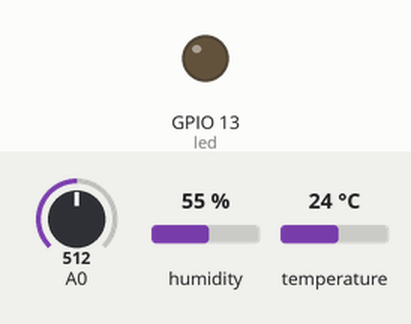
Simulated run of this sketch. Board: ESP8266 (NodeMCU). On the bench: output pins drawn as LEDs (lit = HIGH). The inputs (shaded band) are chosen by the test bench; at power-on: humidity 55 %, A0 = 512, temperature 24 °C. WiFi joins after 1.5 s; servers stay silent unless stated; no MQTT or app messages arrive unless stated; what the sketch prints to the serial monitor is not drawn.

Above: at 2.7 s.
2.8 s: humidity set to 79 %
13.3 s: humidity set to 82 %
At 16.2 s:
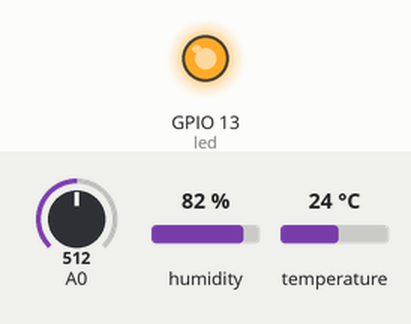
23.8 s: humidity set to 22 %
At 30.8 s:
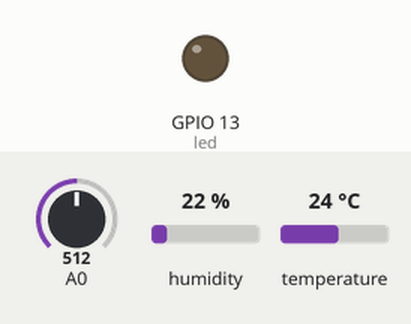
34.3 s: humidity set to 88 %
At 37.5 s:
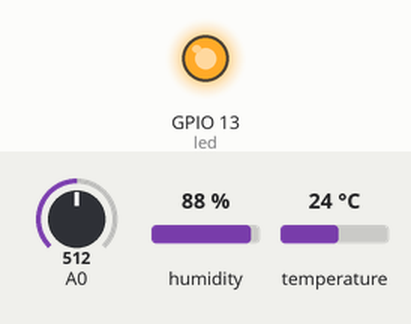
Timing chart, 0 to 39.0 s (numbered marks = the images above; inputs shaded):
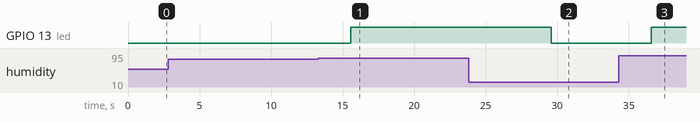

Measured:
- the behaviour switches between 80 and 81 % on humidity (found by bisection; images 0 and 1)
- after the input at 2.8 s, every drawn part: stays the same
- after the input at 13.3 s, GPIO 13 (led): LOW → HIGH after 2.3 s
- after the input at 23.8 s, GPIO 13 (led): HIGH → LOW after 5.8 s
- after the input at 34.3 s, GPIO 13 (led): LOW → HIGH after 2.3 s

The sketch:

corto2.ino
```cpp
//Includes for ESP8266, DHT AND MQTT FOR ADAFRUIT IO
#include <ESP8266WiFi.h>
#include "Adafruit_MQTT.h"
#include "Adafruit_MQTT_Client.h"
#include <Adafruit_Sensor.h>
#include <DHT.h>
#include <DHT_U.h>

//Info for wifi and account of adafruit
#define AIO_SERVER      "io.adafruit.com"
#define AIO_SERVERPORT  1883                   // use 8883 for SSL
#define IO_USERNAME  "hoda54"
#define IO_KEY       "aio_PAgq33Nlv46xZQI1xmFJJISFFKx8"
//Important to adafruit io
WiFiClient client;
Adafruit_MQTT_Client mqtt(&client, AIO_SERVER, AIO_SERVERPORT, IO_USERNAME, IO_KEY);

Adafruit_MQTT_Publish adafruitHumidity = Adafruit_MQTT_Publish(&mqtt, IO_USERNAME "/feeds/Humedad", MQTT_QOS_1);
Adafruit_MQTT_Publish adafruitTemperature = Adafruit_MQTT_Publish(&mqtt, IO_USERNAME "/feeds/Temperature", MQTT_QOS_1);
Adafruit_MQTT_Publish adafruitLuminosity = Adafruit_MQTT_Publish(&mqtt, IO_USERNAME "/feeds/lecturaLuminosidad", MQTT_QOS_1);
Adafruit_MQTT_Publish adafruitCondition = Adafruit_MQTT_Publish(&mqtt, IO_USERNAME "/feeds/condicionInvernadero", MQTT_QOS_1);


void MQTT_connect();
void connectToWifi();
void readSensorInfo();


//ssid and password
#define WLAN_SSID       "Hackerman"
#define WLAN_PASS       "dmnq5761"
//DHT information
#define DHTPIN 2     // Digital pin connected to the DHT sensor
#define DHTTYPE    DHT11     // DHT 22 (AM2302)
#define led 13

DHT_Unified dht(DHTPIN, DHTTYPE);

uint32_t delayMS;

void setup() {
  Serial.begin(9600);
  // Initialize device.
  pinMode(led, OUTPUT);
  dht.begin();
  Serial.println(F("DHTxx Unified Sensor Example"));
  //DHT code
  sensor_t sensor;
  dht.temperature().getSensor(&sensor);
  dht.humidity().getSensor(&sensor);

  // Set delay between sensor readings
  //delayMS = sensor.min_delay / 1000;
  delayMS = 7000;

//Connecting to wifi
  connectToWifi();

}

void loop() {
  // Connect to mqtt
  MQTT_connect();
  delay(delayMS);


  // Delay between measurements.

  int valorLeido = analogRead(A0);
  float voltaje = (float)valorLeido/1023*3.3;

  adafruitLuminosity.publish(voltaje);

  // Get temperature event and print its value.
  readSensorInfo();
}


//Auxiliary functions

void readSensorInfo(){
  sensors_event_t event;
  dht.temperature().getEvent(&event);

  if (isnan(event.temperature)) {
    Serial.println(F("Error reading temperature!"));
  }
  else {
    Serial.print(F("Temperature: "));
    adafruitTemperature.publish(event.temperature);
    if (event.temperature > 25.0) {
      adafruitCondition.publish("El invernadero esta en peligro");
      digitalWrite(led, HIGH);
    }
    else {
    adafruitCondition.publish("SIN PELIGRO");
      digitalWrite(led, LOW);
    }
    Serial.print(event.temperature);
    Serial.println(F("°C"));
  }
  // Get humidity event and print its value.
  dht.humidity().getEvent(&event);
  if (isnan(event.relative_humidity)) {
    Serial.println(F("Error reading humidity!"));
  }
  else {
    Serial.print(F("Humidity: "));
    adafruitHumidity.publish(event.relative_humidity);
    if (event.relative_humidity > 80.0) {
      adafruitCondition.publish("El invernadero esta en peligro");
      digitalWrite(led, HIGH);
    }
     else {
    adafruitCondition.publish("SIN PELIGRO");
      digitalWrite(led, LOW);
    }
    Serial.print(event.relative_humidity);
    Serial.println(F("%"));
  }}


void connectToWifi(){
  Serial.println(); Serial.println();
  Serial.print("Connecting to ");
  Serial.println(WLAN_SSID);

  WiFi.begin(WLAN_SSID, WLAN_PASS);
  while (WiFi.status() != WL_CONNECTED) {
    delay(500);
    Serial.print(".");
  }
  Serial.println();
  Serial.println("WiFi connected");
  Serial.println("IP address: "); Serial.println(WiFi.localIP());
}


void MQTT_connect() {
  int8_t ret;

  // Stop if already connected.
  if (mqtt.connected()) {
    return;
  }

  Serial.print("Connecting to MQTT... ");

  uint8_t retries = 3;
  while ((ret = mqtt.connect()) != 0) { // connect will return 0 for connected
       Serial.println(mqtt.connectErrorString(ret));
       Serial.println("Retrying MQTT connection in 5 seconds...");
       mqtt.disconnect();
       delay(5000);  // wait 5 seconds
       retries--;
       if (retries == 0) {
         // basically die and wait for WDT to reset me
         while (1);
       }
  }
  Serial.println("MQTT Connected!");
}
```
